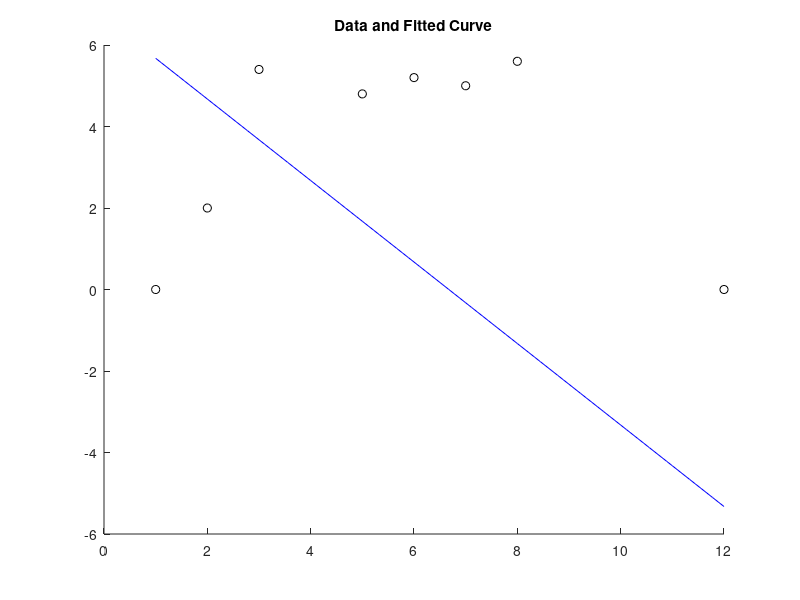
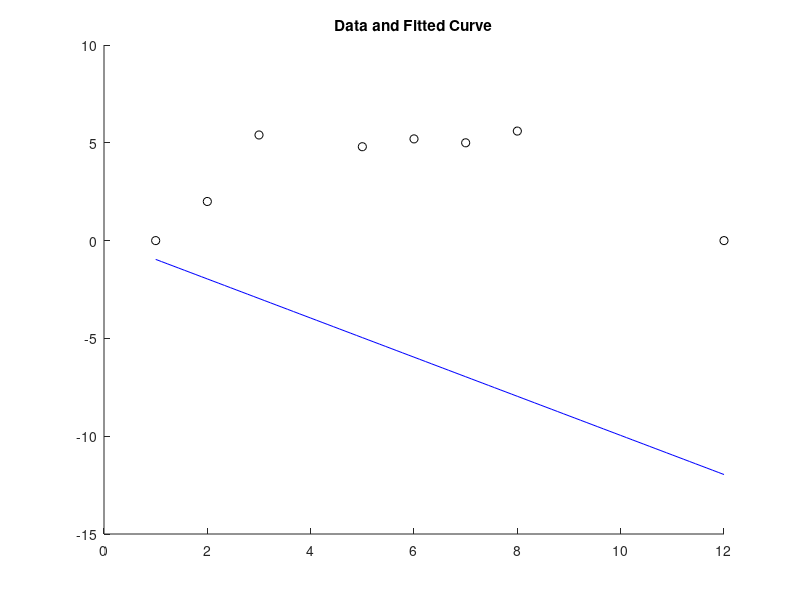

The MATLAB script that drew these images, in order:
clear all; close all; clc
s =[1 2 3 5 6 7 8 12];
y=[0 2 5.4 4.8 5.2 5 5.6 0];
fun = @(x,s) x(1)/(1+ x(2)^2)^(3/2) -s
x0 = [0.9 2.9];
% Find the "minimized error"
x = lsqcurvefit(fun,x0,s,y)
%x = lsqnonlin(fun,x0,s,y)
times = linspace(s(1),s(end));
hold on; plot(s,y,'ko',times,fun(x,times),'b-')
title('Data and Fitted Curve')




fun = @(x,s) (x(1)*x(2) - x(3)*x(4))...
    /(x(1)^2 + x(3)^2)^(3/2) -s
x0 = [0.9 2.9 3.2 .5];
% Find the "minimized error"
x = lsqcurvefit(fun,x0,s,y)
times = linspace(s(1),s(end));
figure; hold on;
plot(s,y,'ko',times,fun(x,times),'b-')
title('Data and Fitted Curve')



